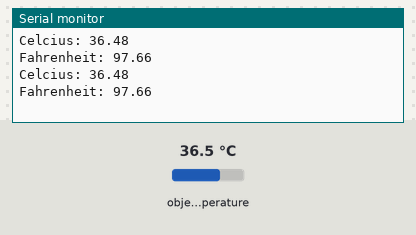
A sketch run on a simulated Arduino Uno, built with avr-gcc and run on an emulated ATmega328P. Parts: the last lines printed to the serial monitor. Wiring (inferred from the names in the program): MLX90614 thermometer at I2C address 0x5A. The inputs (shaded band) are chosen by the test bench; at power-on: object temperature 36.5 °C.

Above: at 1.8 s.
1.9 s: object temperature set to 20 °C
At 2.7 s:
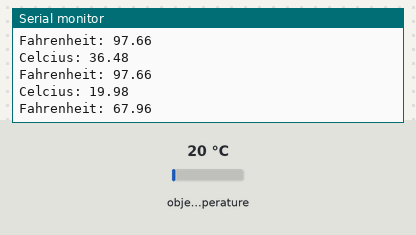
3.4 s: object temperature set to 26 °C
At 4.4 s:
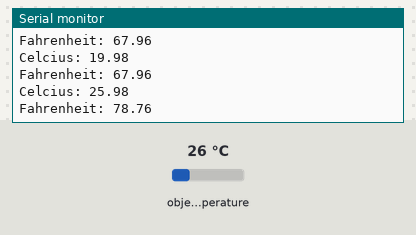
Timing chart, 0 to 6.4 s (numbered marks = the images above; inputs shaded):
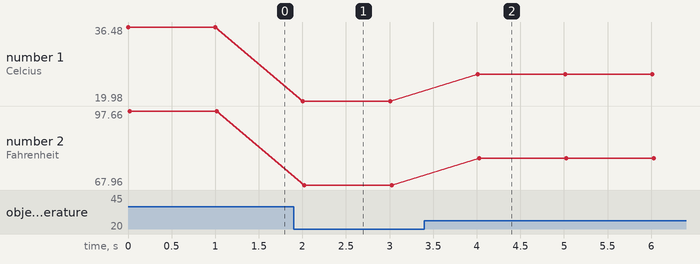

Measured:
- after the input at 1.9 s, the serial monitor: prints a new line after 0.11 s (image 1)
- after the input at 3.4 s, the serial monitor: prints a new line after 0.61 s (image 2)
- plotted number 1: 36.48 → 19.98 after the input at 1.9 s, 19.98 → 25.98 after the input at 3.4 s
- plotted number 2: 97.66 → 67.96 after the input at 1.9 s, 67.96 → 78.76 after the input at 3.4 s

The sketch:

read_from_single_MLX.ino
```cpp
/**
 * Infrared Thermometer MLX90614
 * by Jaime Patarroyo
 * based on 'Is it hot? Arduino + MLX90614 IR Thermometer' by bildr.blog
 *
 * Returns the temperature in Celcius and Fahrenheit from a MLX90614
 * Infrared Thermometer, connected to the TWI/I²C pins (on the Wiring v1
 * board 0 (SCL) and 1 (SDA) and on Wiring S board 8 (SCL) and 9 (SDA)).
 */

#include <i2cmaster.h>


int deviceAddress = 0x5A<<1;    // From MLX906114 datasheet's, 0x5A is
                                // the default address for I²C communication.
                                // Shift the address 1 bit right, the
                                // I²Cmaster library only needs the 7 most
                                // significant bits for the address.

float celcius = 0;              // Variable to hold temperature in Celcius.
float fahrenheit = 0;           // Variable to hold temperature in Fahrenheit.

void setup() {
  Serial.begin(9600);           // Start serial communication at 9600bps.

  i2c_init();                               // Initialise the i2c bus.
  PORTC = (1 << PORTC4) | (1 << PORTC5);    // Enable pullups.
}

void loop() {
  celcius = temperatureCelcius(deviceAddress);  // Read's data from MLX90614
                                                // with the given address,
                                                // transform's it into
                                                // temperature in Celcius and
                                                // store's it in the Celcius
                                                // variable.

  fahrenheit = (celcius*1.8) + 32;     // Converts celcius into Fahrenheit
                                       // and stores in Fahrenheit variable.

  Serial.print("Celcius: ");           // Prints both readings in the Serial
  Serial.println(celcius);             // port.
  Serial.print("Fahrenheit: ");
  Serial.println(fahrenheit);

  delay(1000);                         // Wait a second before printing again.
}

float temperatureCelcius(int address) {
  int dev = address;
  int data_low = 0;
  int data_high = 0;
  int pec = 0;

  // Write
  i2c_start_wait(dev+I2C_WRITE);
  i2c_write(0x07);

  // Read
  i2c_rep_start(dev+I2C_READ);
  data_low = i2c_readAck();       // Read 1 byte and then send ack.
  data_high = i2c_readAck();      // Read 1 byte and then send ack.
  pec = i2c_readNak();
  i2c_stop();

  // This converts high and low bytes together and processes temperature,
  // MSB is a error bit and is ignored for temps.
  double tempFactor = 0.02;       // 0.02 degrees per LSB (measurement
                                  // resolution of the MLX90614).
  double tempData = 0x0000;       // Zero out the data
  int frac;                       // Data past the decimal point

  // This masks off the error bit of the high byte, then moves it left
  // 8 bits and adds the low byte.
  tempData = (double)(((data_high & 0x007F) << 8) + data_low);
  tempData = (tempData * tempFactor)-0.01;
  float celcius = tempData - 273.15;

  // Returns temperature un Celcius.
  return celcius;
}
```

twimaster.cpp
```cpp
/*************************************************************************
* Title:    I2C master library using hardware TWI interface
* Author:   Peter Fleury <pfleury@gmx.ch>  http://jump.to/fleury
* File:     $Id: twimaster.c,v 1.3 2005/07/02 11:14:21 Peter Exp $
* Software: AVR-GCC 3.4.3 / avr-libc 1.2.3
* Target:   any AVR device with hardware TWI
* Usage:    API compatible with I2C Software Library i2cmaster.h
**************************************************************************/
#include <inttypes.h>
#include <compat/twi.h>

#include <i2cmaster.h>


/* define CPU frequency in Mhz here if not defined in Makefile */
#ifndef F_CPU
#define F_CPU 16000000UL
#endif

/* I2C clock in Hz */
#define SCL_CLOCK 50000L


/*************************************************************************
 Initialization of the I2C bus interface. Need to be called only once
*************************************************************************/
void i2c_init(void)
{
  /* initialize TWI clock: 100 kHz clock, TWPS = 0 => prescaler = 1 */

  TWSR = 0;                         /* no prescaler */
  TWBR = ((F_CPU/SCL_CLOCK)-16)/2;  /* must be > 10 for stable operation */

}/* i2c_init */


/*************************************************************************
  Issues a start condition and sends address and transfer direction.
  return 0 = device accessible, 1= failed to access device
*************************************************************************/
unsigned char i2c_start(unsigned char address)
{
    uint8_t   twst;

	// send START condition
	TWCR = (1<<TWINT) | (1<<TWSTA) | (1<<TWEN);

	// wait until transmission completed
	while(!(TWCR & (1<<TWINT)));

	// check value of TWI Status Register. Mask prescaler bits.
	twst = TW_STATUS & 0xF8;
	if ( (twst != TW_START) && (twst != TW_REP_START)) return 1;

	// send device address
	TWDR = address;
	TWCR = (1<<TWINT) | (1<<TWEN);

	// wail until transmission completed and ACK/NACK has been received
	while(!(TWCR & (1<<TWINT)));

	// check value of TWI Status Register. Mask prescaler bits.
	twst = TW_STATUS & 0xF8;
	if ( (twst != TW_MT_SLA_ACK) && (twst != TW_MR_SLA_ACK) ) return 1;

	return 0;

}/* i2c_start */


/*************************************************************************
 Issues a start condition and sends address and transfer direction.
 If device is busy, use ack polling to wait until device is ready

 Input:   address and transfer direction of I2C device
*************************************************************************/
void i2c_start_wait(unsigned char address)
{
    uint8_t   twst;


    while ( 1 )
    {
	    // send START condition
	    TWCR = (1<<TWINT) | (1<<TWSTA) | (1<<TWEN);

    	// wait until transmission completed
    	while(!(TWCR & (1<<TWINT)));

    	// check value of TWI Status Register. Mask prescaler bits.
    	twst = TW_STATUS & 0xF8;
    	if ( (twst != TW_START) && (twst != TW_REP_START)) continue;

    	// send device address
    	TWDR = address;
    	TWCR = (1<<TWINT) | (1<<TWEN);

    	// wail until transmission completed
    	while(!(TWCR & (1<<TWINT)));

    	// check value of TWI Status Register. Mask prescaler bits.
    	twst = TW_STATUS & 0xF8;
    	if ( (twst == TW_MT_SLA_NACK )||(twst ==TW_MR_DATA_NACK) )
    	{
    	    /* device busy, send stop condition to terminate write operation */
	        TWCR = (1<<TWINT) | (1<<TWEN) | (1<<TWSTO);

	        // wait until stop condition is executed and bus released
	        while(TWCR & (1<<TWSTO));

    	    continue;
    	}
    	//if( twst != TW_MT_SLA_ACK) return 1;
    	break;
     }

}/* i2c_start_wait */


/*************************************************************************
 Issues a repeated start condition and sends address and transfer direction

 Input:   address and transfer direction of I2C device

 Return:  0 device accessible
          1 failed to access device
*************************************************************************/
unsigned char i2c_rep_start(unsigned char address)
{
    return i2c_start( address );

}/* i2c_rep_start */


/*************************************************************************
 Terminates the data transfer and releases the I2C bus
*************************************************************************/
void i2c_stop(void)
{
    /* send stop condition */
	TWCR = (1<<TWINT) | (1<<TWEN) | (1<<TWSTO);

	// wait until stop condition is executed and bus released
	while(TWCR & (1<<TWSTO));

}/* i2c_stop */


/*************************************************************************
  Send one byte to I2C device

  Input:    byte to be transfered
  Return:   0 write successful
            1 write failed
*************************************************************************/
unsigned char i2c_write( unsigned char data )
{
    uint8_t   twst;

	// send data to the previously addressed device
	TWDR = data;
	TWCR = (1<<TWINT) | (1<<TWEN);

	// wait until transmission completed
	while(!(TWCR & (1<<TWINT)));

	// check value of TWI Status Register. Mask prescaler bits
	twst = TW_STATUS & 0xF8;
	if( twst != TW_MT_DATA_ACK) return 1;
	return 0;

}/* i2c_write */


/*************************************************************************
 Read one byte from the I2C device, request more data from device

 Return:  byte read from I2C device
*************************************************************************/
unsigned char i2c_readAck(void)
{
	TWCR = (1<<TWINT) | (1<<TWEN) | (1<<TWEA);
	while(!(TWCR & (1<<TWINT)));

    return TWDR;

}/* i2c_readAck */


/*************************************************************************
 Read one byte from the I2C device, read is followed by a stop condition

 Return:  byte read from I2C device
*************************************************************************/
unsigned char i2c_readNak(void)
{
	TWCR = (1<<TWINT) | (1<<TWEN);
	while(!(TWCR & (1<<TWINT)));

    return TWDR;

}/* i2c_readNak */
```
